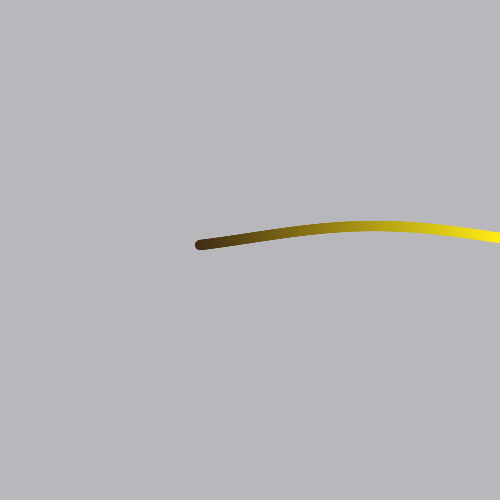
Frame 1 (no input)
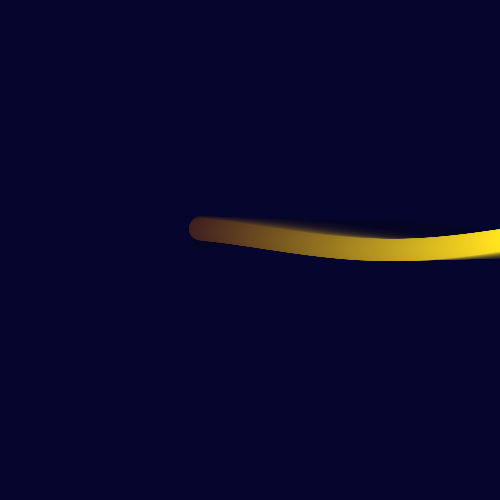
Frame 60 (the mouse pressed at the canvas centre just before this capture)
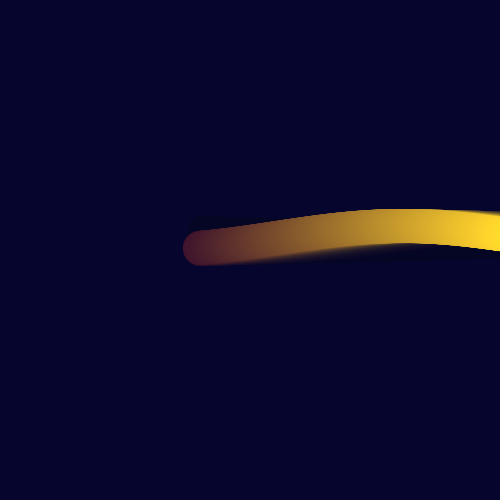
Frame 120 (the mouse held since frame 60 and released just before this capture)

The Processing sketch that drew these frames (run headless with seeded random() and noise(); from frame 60 on, the mouse is pressed at the canvas centre):

// Processing sketch: processing_155210
// ── processing_155210.pde

// Day 14, finally the end of the line.
//based on Dragon Tail 3D by Jerome Herr 

int num = 1;
int stepY = 12;
int step=200;
float sz = 10;
int[] startx = new int[num];
float theta, offset, x, y, starty;
float growthSpeed = 0.2;
float growthDirection = 1;
  
int[] col = new int[num];
  
void setup() {
  size(500, 500);
  //colorMode(HSB, 360, 100, 100);
  for (int i=0; i<num; i++) {
    startx[i] = step*(i+1);
    //col[i] = (360/num)*i;
  }
}
  
void draw() {
  fill(0,0,40,25);
  noStroke();
  rect(0,0,width,height);
  
  sz = sz + (growthSpeed * growthDirection);
   if(sz > 60 || sz < 10){
    growthDirection *= -1;
  } 
  
  for (int i=0; i<startx.length; i++) {
    for (int x = startx[i]; x<startx[i]+width; x++) {
      offset = (TWO_PI/width)*x;
      starty =  map(i, 0, startx.length, -stepY, stepY);
      float y = height/2 + starty + map(sin(theta+offset), -1, 1, -stepY, stepY);
      float col = map(x, 100, width, 0, 255);
      fill(col, col-10-sz, sz+10);
      ellipse(x, y, sz, sz);
    }
  }

  theta += 0.05;

}
